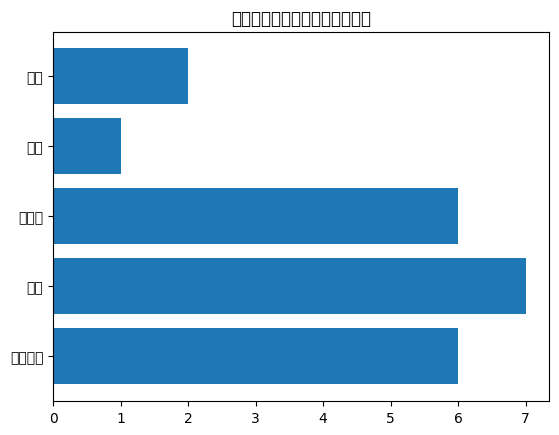

This chart was generated by the following Python code:
import matplotlib.pyplot as plt

# 这两行代码解决 plt 中文显示的问题
plt.rcParams['font.sans-serif'] = ['SimHei']
plt.rcParams['axes.unicode_minus'] = False


waters = ('碳酸饮料','绿茶','矿泉水','果汁','其他')
buy_number = [6,7,6,1,2]

plt.barh(waters,buy_number)
plt.title("男性购买饮用水情况的调查结果")
plt.savefig("横向条形图",bbox_inches="tight")
plt.show()
